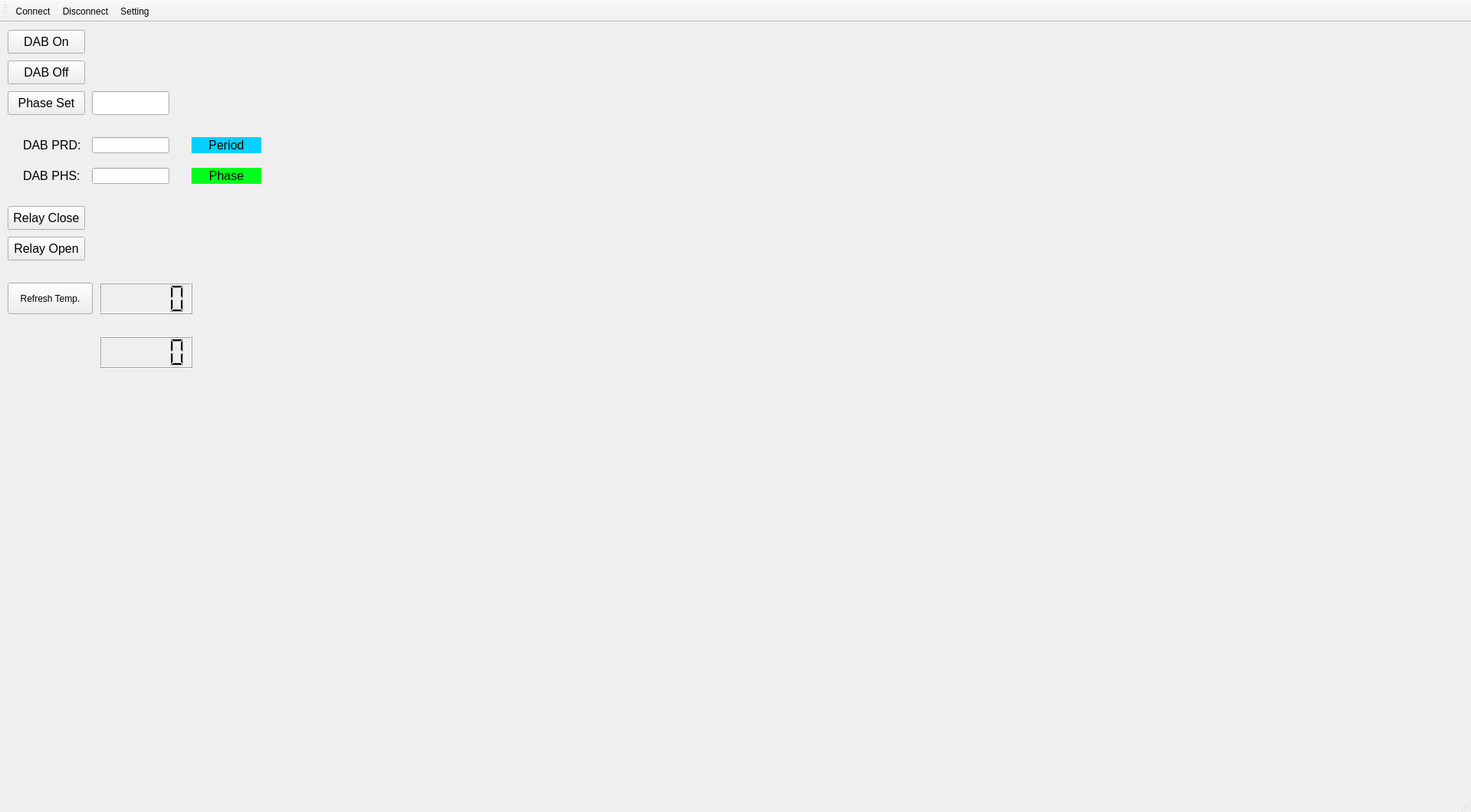
<?xml version="1.0" encoding="UTF-8"?>
<ui version="4.0">
 <class>MainWindow</class>
 <widget class="QMainWindow" name="MainWindow">
  <property name="geometry">
   <rect>
    <x>0</x>
    <y>0</y>
    <width>1920</width>
    <height>1060</height>
   </rect>
  </property>
  <property name="windowTitle">
   <string>MainWindow</string>
  </property>
  <widget class="QWidget" name="centralWidget">
   <widget class="QWidget" name="layoutWidget">
    <property name="geometry">
     <rect>
      <x>570</x>
      <y>10</y>
      <width>1341</width>
      <height>951</height>
     </rect>
    </property>
    <layout class="QVBoxLayout" name="verticalLayout">
     <item>
      <widget class="XyPlot" name="xyPlot_Ch1" native="true">
       <property name="styleSheet">
        <string notr="true">color: rgb(56, 162, 255);</string>
       </property>
      </widget>
     </item>
     <item>
      <widget class="XyPlot" name="xyPlot_Ch2" native="true">
       <property name="styleSheet">
        <string notr="true">color: rgb(56, 162, 255);</string>
       </property>
      </widget>
     </item>
     <item>
      <widget class="XyPlot" name="xyPlot_Ch3" native="true">
       <property name="styleSheet">
        <string notr="true">color: rgb(56, 162, 255);</string>
       </property>
      </widget>
     </item>
     <item>
      <widget class="XyPlot" name="xyPlot_Ch4" native="true">
       <property name="styleSheet">
        <string notr="true">color: rgb(56, 162, 255);</string>
       </property>
      </widget>
     </item>
    </layout>
   </widget>
   <widget class="QPushButton" name="buttonDabOn">
    <property name="geometry">
     <rect>
      <x>10</x>
      <y>10</y>
      <width>101</width>
      <height>31</height>
     </rect>
    </property>
    <property name="font">
     <font>
      <pointsize>12</pointsize>
     </font>
    </property>
    <property name="text">
     <string>DAB On</string>
    </property>
   </widget>
   <widget class="QPushButton" name="buttonDabOff">
    <property name="geometry">
     <rect>
      <x>10</x>
      <y>50</y>
      <width>101</width>
      <height>31</height>
     </rect>
    </property>
    <property name="font">
     <font>
      <pointsize>12</pointsize>
     </font>
    </property>
    <property name="text">
     <string>DAB Off</string>
    </property>
   </widget>
   <widget class="QPushButton" name="buttonPhsSet">
    <property name="geometry">
     <rect>
      <x>10</x>
      <y>90</y>
      <width>101</width>
      <height>31</height>
     </rect>
    </property>
    <property name="font">
     <font>
      <pointsize>12</pointsize>
     </font>
    </property>
    <property name="text">
     <string>Phase Set</string>
    </property>
   </widget>
   <widget class="QLineEdit" name="lineEditPhsSet">
    <property name="geometry">
     <rect>
      <x>120</x>
      <y>90</y>
      <width>101</width>
      <height>31</height>
     </rect>
    </property>
   </widget>
   <widget class="QLineEdit" name="lineEditPrdRead">
    <property name="geometry">
     <rect>
      <x>120</x>
      <y>150</y>
      <width>101</width>
      <height>21</height>
     </rect>
    </property>
   </widget>
   <widget class="QLineEdit" name="lineEditPhsRead">
    <property name="geometry">
     <rect>
      <x>120</x>
      <y>190</y>
      <width>101</width>
      <height>21</height>
     </rect>
    </property>
   </widget>
   <widget class="QLabel" name="label">
    <property name="geometry">
     <rect>
      <x>30</x>
      <y>150</y>
      <width>81</width>
      <height>21</height>
     </rect>
    </property>
    <property name="font">
     <font>
      <pointsize>12</pointsize>
     </font>
    </property>
    <property name="text">
     <string>DAB PRD:</string>
    </property>
   </widget>
   <widget class="QLabel" name="label_2">
    <property name="geometry">
     <rect>
      <x>30</x>
      <y>190</y>
      <width>81</width>
      <height>21</height>
     </rect>
    </property>
    <property name="font">
     <font>
      <pointsize>12</pointsize>
     </font>
    </property>
    <property name="text">
     <string>DAB PHS:</string>
    </property>
   </widget>
   <widget class="QLabel" name="labelFreqArea">
    <property name="geometry">
     <rect>
      <x>250</x>
      <y>150</y>
      <width>91</width>
      <height>21</height>
     </rect>
    </property>
    <property name="font">
     <font>
      <pointsize>12</pointsize>
     </font>
    </property>
    <property name="styleSheet">
     <string notr="true">background-color: rgb(0, 209, 255);</string>
    </property>
    <property name="text">
     <string>Period</string>
    </property>
    <property name="alignment">
     <set>Qt::AlignCenter</set>
    </property>
   </widget>
   <widget class="QLabel" name="labelPhaseArea">
    <property name="geometry">
     <rect>
      <x>250</x>
      <y>190</y>
      <width>91</width>
      <height>21</height>
     </rect>
    </property>
    <property name="font">
     <font>
      <pointsize>12</pointsize>
     </font>
    </property>
    <property name="styleSheet">
     <string notr="true">background-color: rgb(0, 255, 29);</string>
    </property>
    <property name="text">
     <string>Phase</string>
    </property>
    <property name="alignment">
     <set>Qt::AlignCenter</set>
    </property>
   </widget>
   <widget class="QPushButton" name="buttonRelayClose">
    <property name="geometry">
     <rect>
      <x>10</x>
      <y>240</y>
      <width>101</width>
      <height>31</height>
     </rect>
    </property>
    <property name="font">
     <font>
      <pointsize>12</pointsize>
     </font>
    </property>
    <property name="text">
     <string>Relay Close</string>
    </property>
   </widget>
   <widget class="QPushButton" name="buttonRelayOpen">
    <property name="geometry">
     <rect>
      <x>10</x>
      <y>280</y>
      <width>101</width>
      <height>31</height>
     </rect>
    </property>
    <property name="font">
     <font>
      <pointsize>12</pointsize>
     </font>
    </property>
    <property name="text">
     <string>Relay Open</string>
    </property>
   </widget>
   <widget class="QLCDNumber" name="lcd_Temp">
    <property name="geometry">
     <rect>
      <x>130</x>
      <y>340</y>
      <width>121</width>
      <height>41</height>
     </rect>
    </property>
   </widget>
   <widget class="QPushButton" name="pushButton">
    <property name="geometry">
     <rect>
      <x>10</x>
      <y>340</y>
      <width>111</width>
      <height>41</height>
     </rect>
    </property>
    <property name="text">
     <string>Refresh Temp.</string>
    </property>
   </widget>
   <widget class="QLCDNumber" name="lcd_Temp1">
    <property name="geometry">
     <rect>
      <x>130</x>
      <y>410</y>
      <width>121</width>
      <height>41</height>
     </rect>
    </property>
   </widget>
  </widget>
  <widget class="QMenuBar" name="menuBar">
   <property name="geometry">
    <rect>
     <x>0</x>
     <y>0</y>
     <width>1920</width>
     <height>26</height>
    </rect>
   </property>
  </widget>
  <widget class="QToolBar" name="mainToolBar">
   <attribute name="toolBarArea">
    <enum>TopToolBarArea</enum>
   </attribute>
   <attribute name="toolBarBreak">
    <bool>false</bool>
   </attribute>
   <addaction name="actionConnect"/>
   <addaction name="actionDisconnect"/>
   <addaction name="actionSetting"/>
  </widget>
  <widget class="QStatusBar" name="statusBar"/>
  <action name="actionConnect">
   <property name="icon">
    <iconset resource="pictures.qrc">
     <normaloff>:/Icons/Play.png</normaloff>:/Icons/Play.png</iconset>
   </property>
   <property name="text">
    <string>Connect</string>
   </property>
   <property name="toolTip">
    <string>Connect to serial port</string>
   </property>
  </action>
  <action name="actionDisconnect">
   <property name="icon">
    <iconset resource="pictures.qrc">
     <normaloff>:/Icons/Stop.png</normaloff>:/Icons/Stop.png</iconset>
   </property>
   <property name="text">
    <string>Disconnect</string>
   </property>
   <property name="toolTip">
    <string>Disconnect from serial port</string>
   </property>
  </action>
  <action name="actionSetting">
   <property name="icon">
    <iconset resource="pictures.qrc">
     <normaloff>:/Icons/Settings.png</normaloff>:/Icons/Settings.png</iconset>
   </property>
   <property name="text">
    <string>Setting</string>
   </property>
   <property name="toolTip">
    <string>Serial port settings</string>
   </property>
  </action>
 </widget>
 <layoutdefault spacing="6" margin="11"/>
 <customwidgets>
  <customwidget>
   <class>XyPlot</class>
   <extends>QWidget</extends>
   <header location="global">xyplot.h</header>
   <container>1</container>
  </customwidget>
 </customwidgets>
 <resources>
  <include location="pictures.qrc"/>
 </resources>
 <connections/>
</ui>
